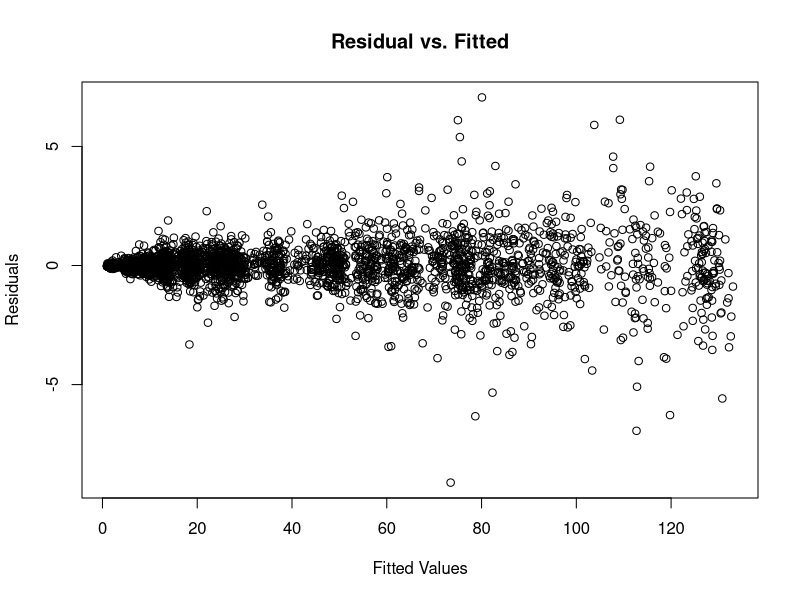
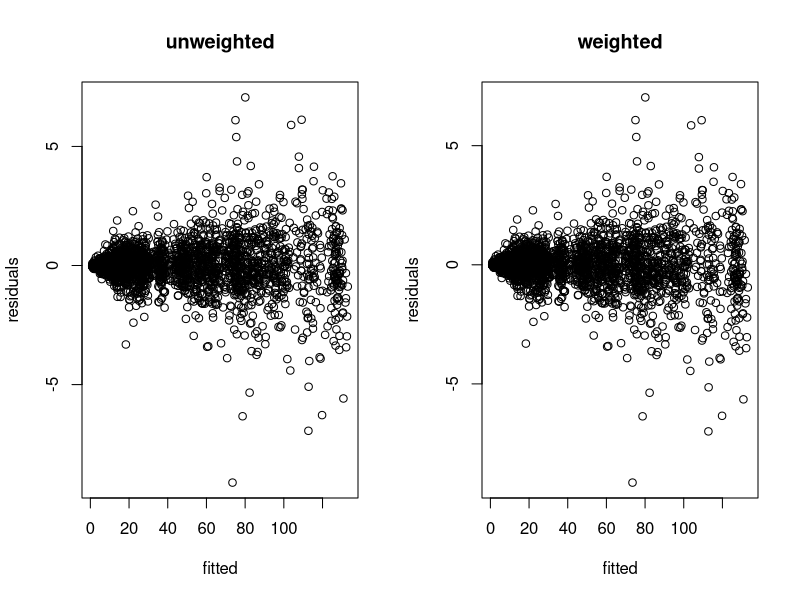
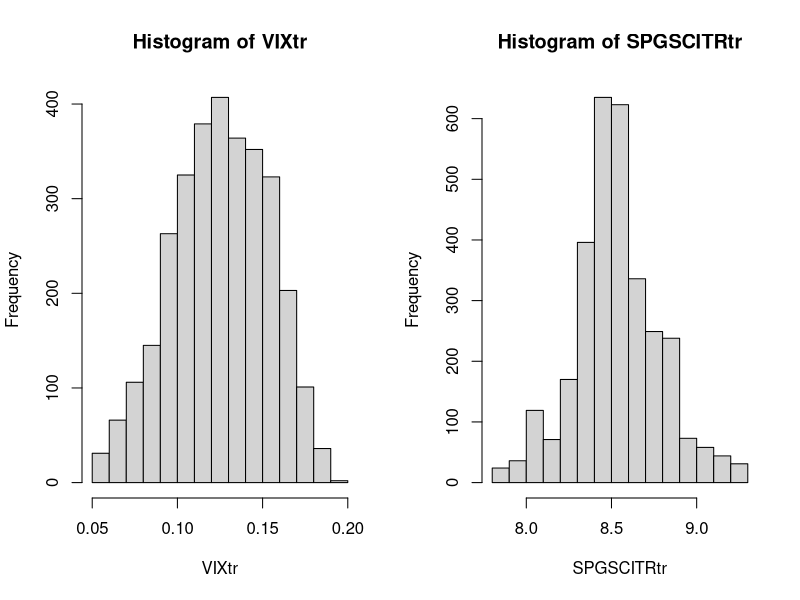
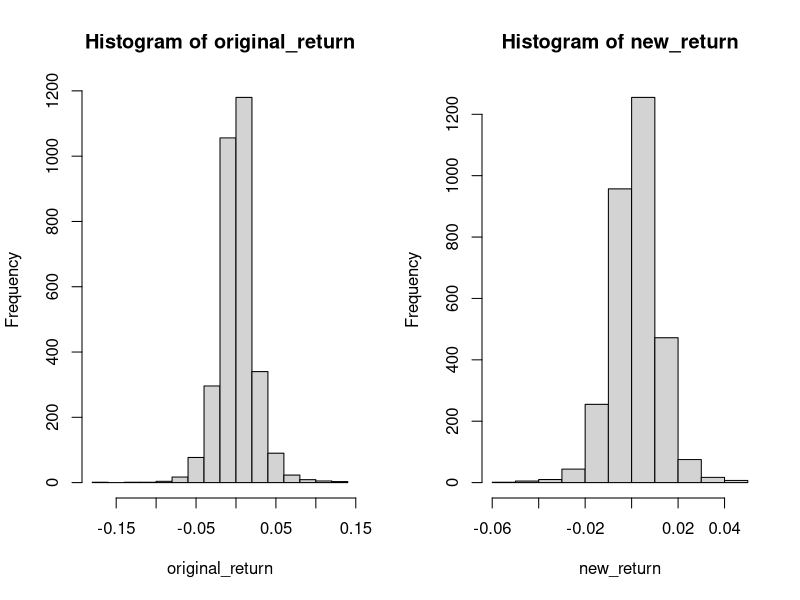

Write the R code that produced these figures, in order.
## ---- chunk 1
market_origin <- read.csv("market_index_clean.csv")
first <- market_origin[1,]
market <- market_origin[2:3104,]
market$AAPL2 <- market_origin[,"AAPL"][1:3103]
market$Return <- (market$AAPL - market$AAPL2)/market$AAPL2
## ---- chunk 2
library(lubridate)
market$Date <- market_origin$Date[2:3104]
date <- market$Date
first <- date[1]
day <- c()
for(i in 1:length(date)) {
  diff = round(difftime(date[i], first))
  day = c(day, diff)
}
market$Date <- day
full_model <- lm(Return~., data = market)
summary(full_model)
## ---- chunk 3
null_model <- lm(Return~1, data = market)
summary(null_model)
## ---- chunk 4
autoregressive_model <- lm(AAPL~AAPL2, data = market)
plot(fitted(autoregressive_model),residuals(autoregressive_model), 
     main = "Residual vs. Fitted", xlab = "Fitted Values", ylab = "Residuals")
## ---- chunk 5
wts <-1/(fitted(lm(abs(residuals(autoregressive_model))~fitted(autoregressive_model)))^2)
wls <- lm(market$AAPL~market$AAPL2, weights = wts)
par(mfrow=c(1,2))
plot(fitted(autoregressive_model), autoregressive_model$residuals, 
     main="unweighted", xlab = "fitted", ylab = "residuals")
plot(fitted(wls), wls$residuals, main="weighted", xlab = "fitted", ylab = "residuals")
## ---- chunk 6
cor(market)
## ---- chunk 7
step(null_model, scope = list(upper=full_model), direction="forward")
summary(lm(formula = Return ~ VIX + AAPL2 + AAPL + SPGSCITR, data = market))
## ---- chunk 8
step(full_model, scope = list(lower=null_model), direction="backward")
summary(lm(formula = Return ~ AAPL + VIX + SPGSCITR + AAPL2, data = market))
## ---- chunk 9
step(null_model, scope = list(upper=full_model), direction="both")
## ---- chunk 10
full_model <- lm(Return~SPX+VIX+SPGSCITR+BNDGLB+EEM+AAPL2, data = market)
step(null_model, scope = list(upper=full_model), direction="forward")
## ---- chunk 11
step(full_model, scope = list(lower=null_model), direction="backward")
## ---- chunk 12
step(null_model, scope = list(upper=full_model), direction="both")
## ---- chunk 13
## note that the VIX needed to be raised to the -2, after the log transformation
##  in order to obtain a distribution close to the Gaussian curve
VIXtr <- log(market$VIX)^-2
hist(VIXtr)
SPGSCITRtr <- log(market$SPGSCITR)
hist(SPGSCITRtr)
transformed_model <- lm(market$Return~VIXtr+SPGSCITRtr+market$EEM+market$AAPL2)
summary(transformed_model)
## ---- chunk 14
## suppose we include previous 5 days data
original_return <- market$Return
new_return <- c()
for(i in 1:(length(original_return)-5)){
  set <- c(original_return[i], original_return[i+1], original_return[i+2], original_return[i+3], original_return[i+4])
  new_return <- c(new_return, mean(set))
}
hist(original_return)
hist(new_return)
